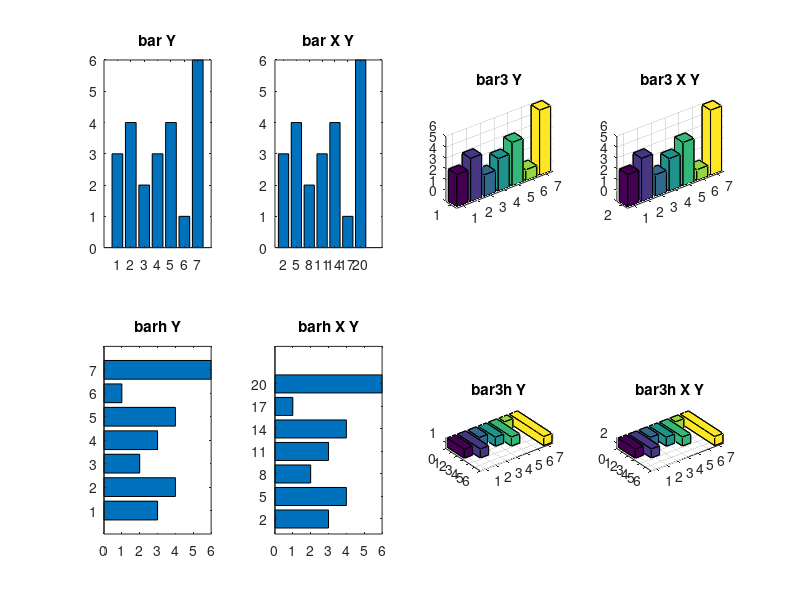

Reproduce this figure in MATLAB.
x1=2:3:22;
y1=[3 4 2 3 4 1 6];
subplot(2,4,1)
bar(y1);
title('bar Y');
subplot(2,4,5);
barh(y1);
title('barh Y');
subplot(2,4,2)
bar(x1,y1);
title('bar X Y');
subplot(2,4,6);
barh(x1,y1);
title('barh X Y');
subplot(2,4,3);
bar3(y1);
title('bar3 Y');
subplot(2,4,7);
bar3h(y1);
title('bar3h Y');
subplot(2,4,4);
bar3(x1,y1);
title('bar3 X Y');
subplot(2,4,8);
bar3h(x1,y1);
title('bar3h X Y');